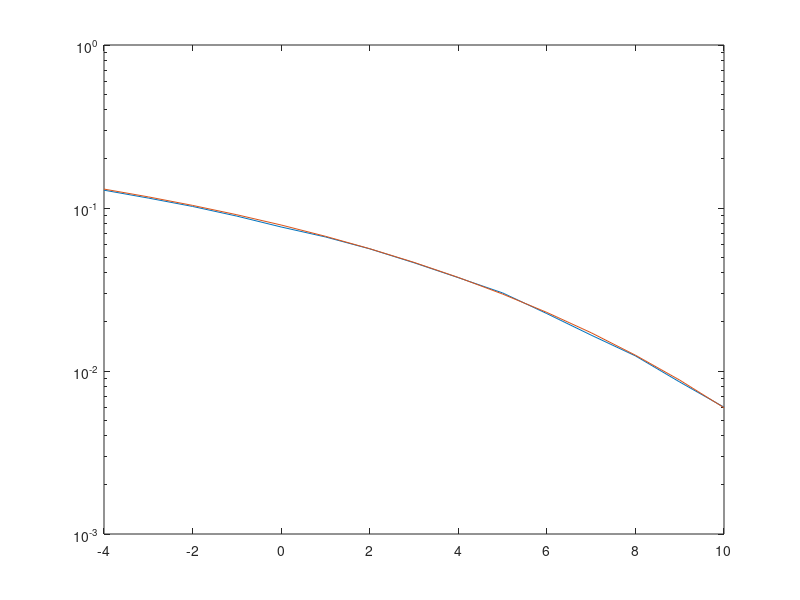
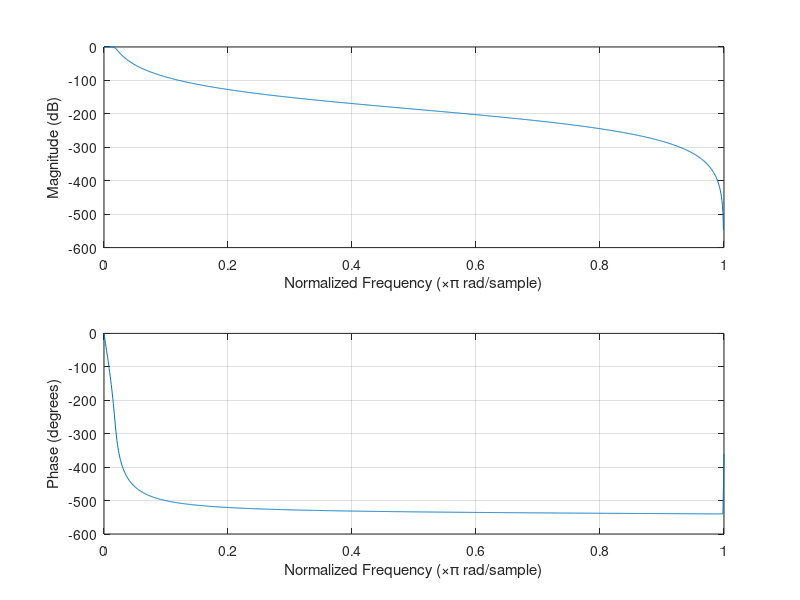
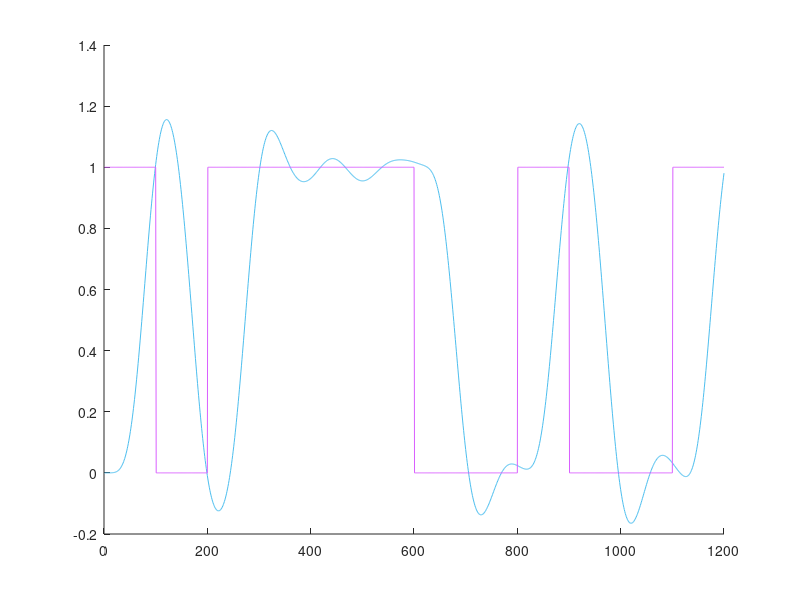

These charts were generated, in order, by the following MATLAB code:
%%
% 1
clear all
close all
m = [1 0 1 1 1 1 0 0 1 0 0 1];
y = 0;

for i=1:length(m)
    y(1 + (100 * (i-1)):(100 + (100 * (i-1)))) = (ones(1, 100) * m(i));
end

y_noise = awgn(y, 12);
x = 1:length(y_noise);
figure(1)
hold on
axis([0 12 -1 2])
plot(x/100, y_noise, 'Color', '#4DBEEE');
plot(x/100, y, 'b', 'LineWidth', 2, 'Color', '#D95FFF');
hold off

[b, a] = butter(6, 0.018);
figure(2)
freqz(b, a, 1200);

% axis([0 100 -1 1])
% figure(2)
% plot(w/pi, 20*log10(abs(h)));
% figure(3)
% plot(atan(w), 20*log10(abs(h)));
% t = tf(w/pi, abs(h));
% bode(t);

figure(3)
hold on

y2 = filter(b, a, y_noise);
plot(x, y2,  'Color', '#4DBEEE');
plot(x, y, 'Color', '#D95FFF');


%%
%2
clear all
close all
Ebn0 = -4:1:10;
Ebn0_lin = db2mag(Ebn0);

sigma = sqrt(1./(2 * Ebn0_lin));
noise_vars = sigma.^2;

bit_vals= [-1 1];
L = 50000;
BER_vals = zeros(1, length(noise_vars));
BER_vals_awgn = zeros(1, length(noise_vars));
for i=1:length(noise_vars)
    r = bit_vals(randi(2, [1 L]));
    a = awgn(r, Ebn0(i));
    n = sigma(i) * randn(1, L);
%     figure(i)
%     hold on
%     axis([0 10000 -10 10])

%     plot(1:L, r, 'o');
%     plot(1:L, a, 'o', 'color', 'red');
%     plot(1:L, n, 'o', 'color', 'green')
    
    BER_vals(i) = sum((sign(r + n)) ~= r)/L
    BER_vals_awgn(i) = sum((sign(r + a)) ~= r)/L
end

BER_t = 0.5 * erfc(sqrt(Ebn0_lin));
figure(1)
% hold on
semilogy(Ebn0, BER_vals);
hold on
semilogy(Ebn0, BER_t);
% semilogy(Ebn0, BER_vals_awgn);


